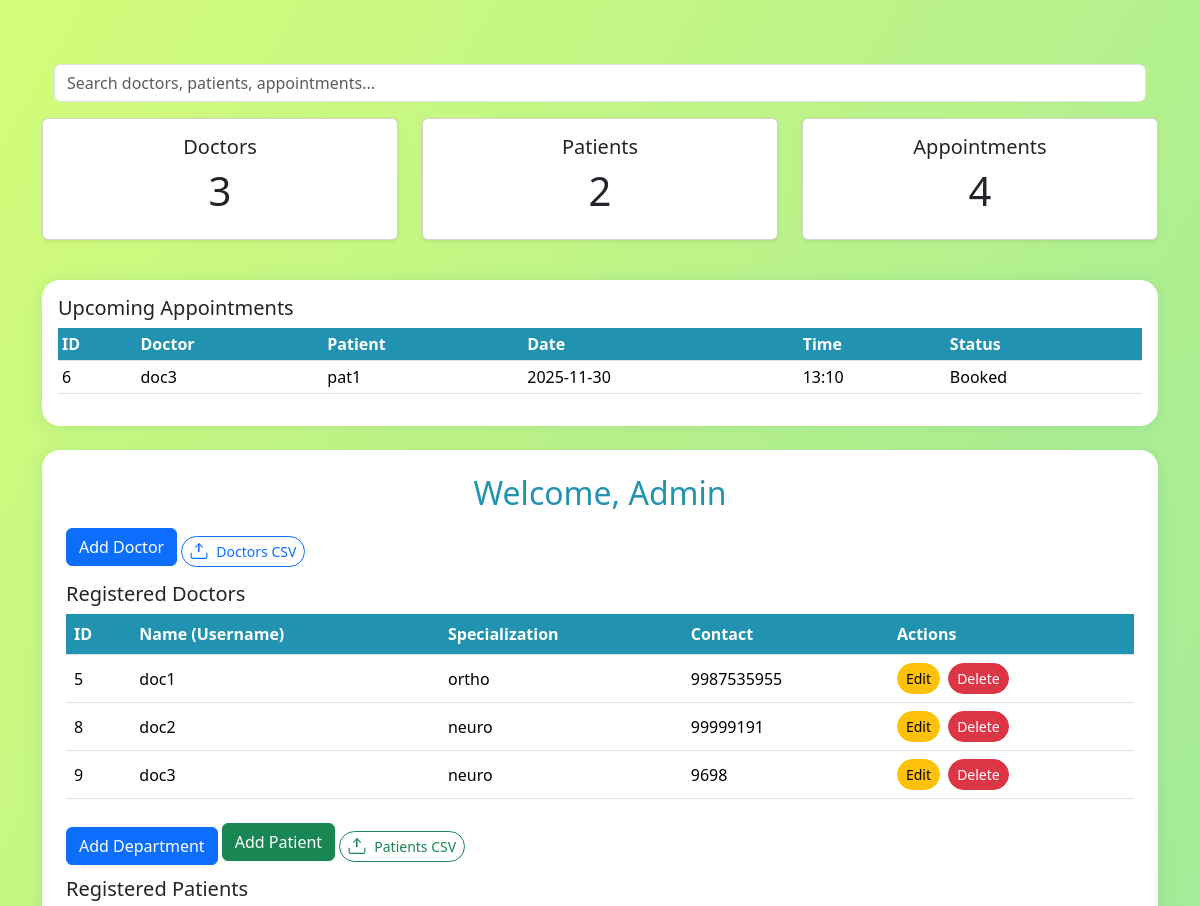
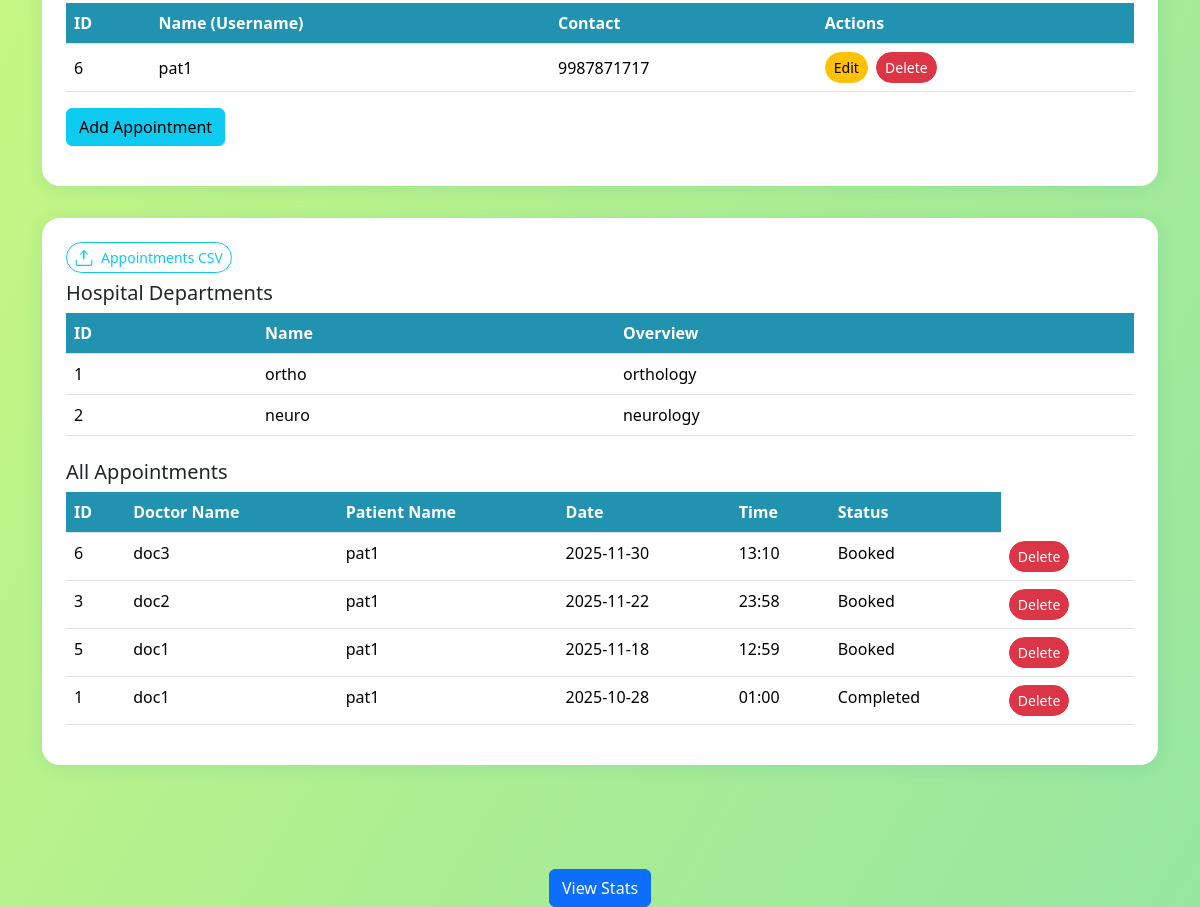
/admin, run on an earlier commit of the app's database (2 pictures, top to bottom).
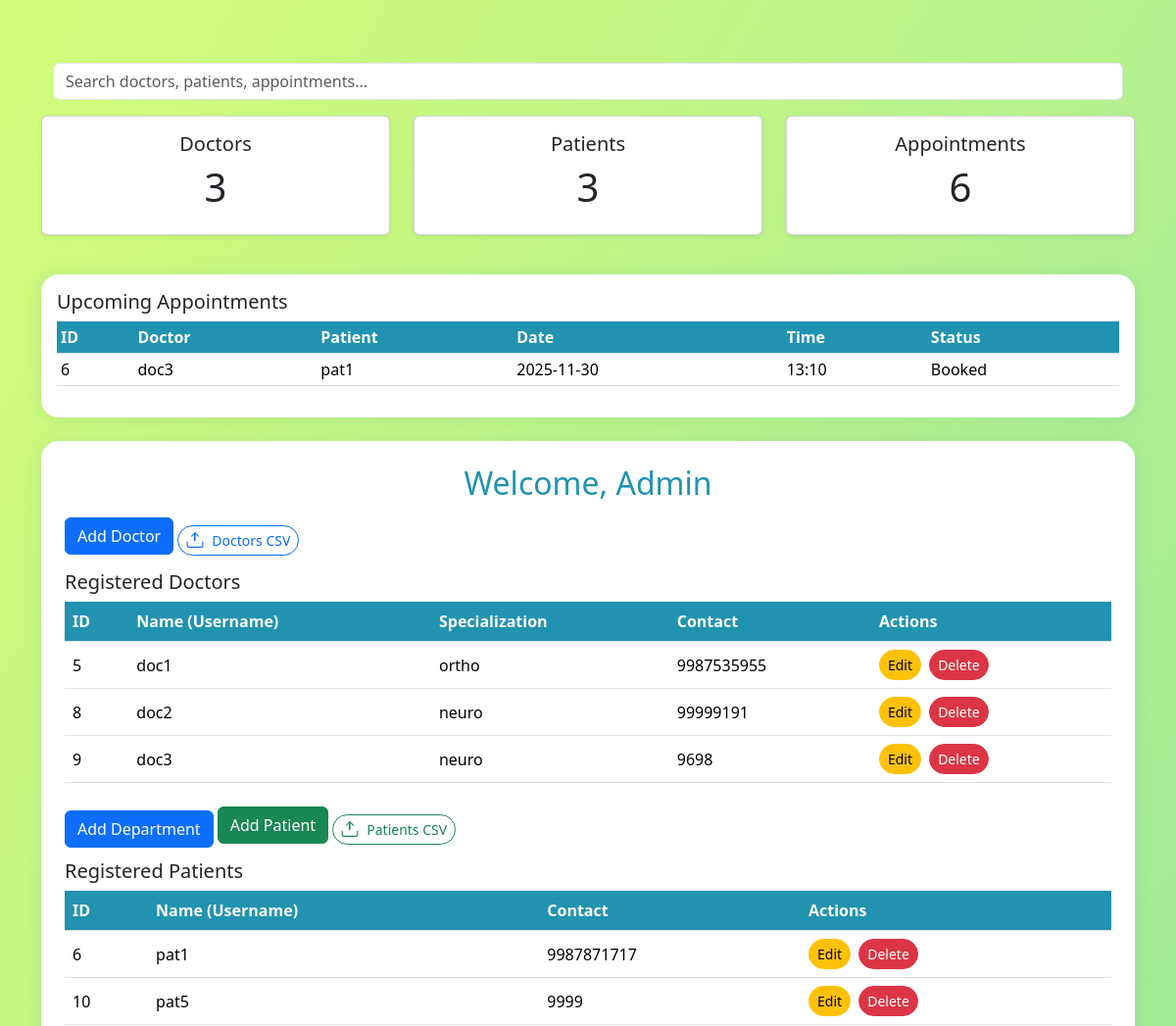
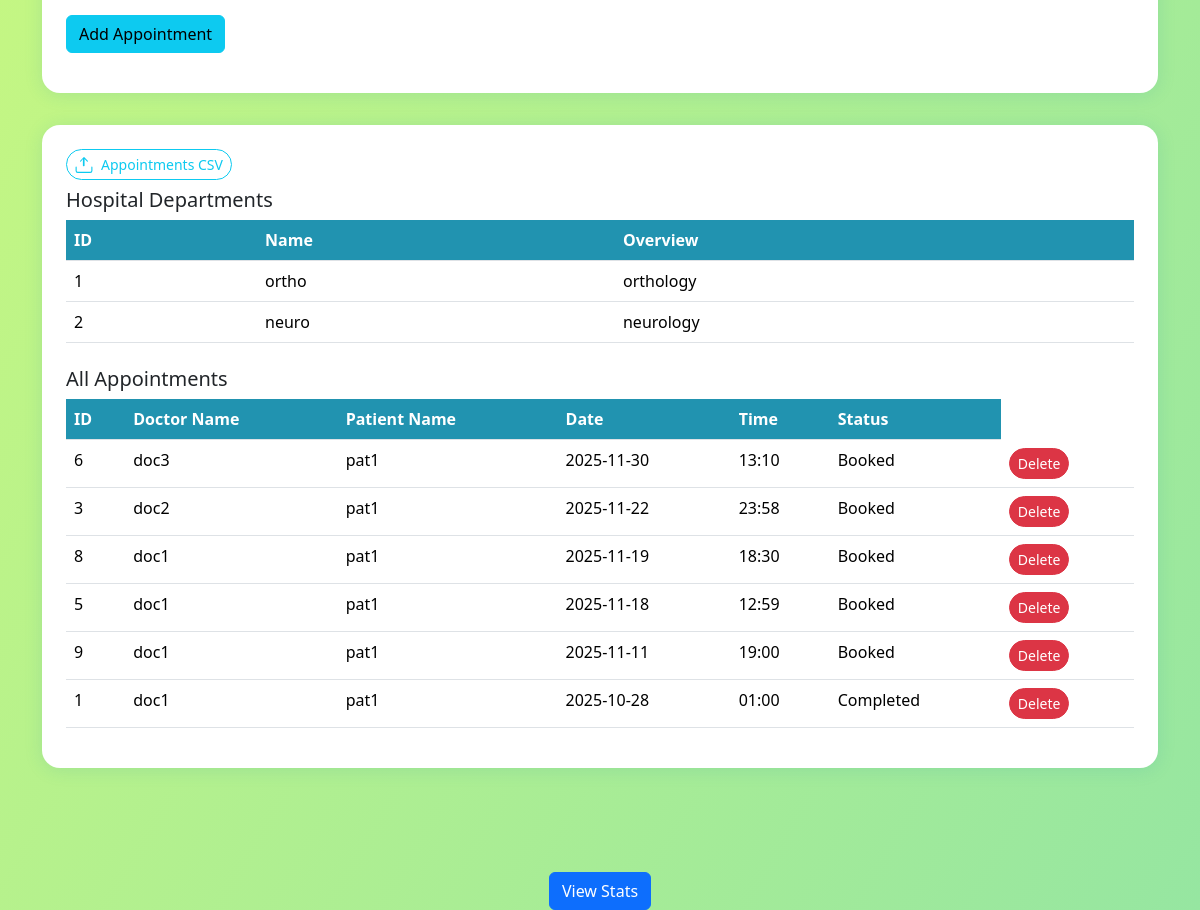
And on a later commit of the database (2 pictures, top to bottom).
### tables this page shows
CREATE TABLE appointments (
    id INTEGER PRIMARY KEY AUTOINCREMENT,
    doctor_id INTEGER NOT NULL,
    patient_id INTEGER NOT NULL,
    date TEXT NOT NULL,
    time TEXT NOT NULL,
    status TEXT NOT NULL CHECK(status IN ('Booked', 'Completed', 'Cancelled')),
    diagnosis TEXT,
    prescription TEXT,
    notes TEXT,
    FOREIGN KEY (doctor_id) REFERENCES users(id),
    FOREIGN KEY (patient_id) REFERENCES users(id)
);

CREATE TABLE users (
    id INTEGER PRIMARY KEY AUTOINCREMENT,
    username TEXT UNIQUE NOT NULL,
    password TEXT NOT NULL,
    role TEXT NOT NULL CHECK(role IN ('admin', 'doctor', 'patient'))
);

CREATE TABLE doctors (
    id INTEGER PRIMARY KEY,  -- links to users.id
    name TEXT NOT NULL,
    specialization TEXT NOT NULL, -- should match departments.name
    contact TEXT
, photo text);

CREATE TABLE patients (
    id INTEGER PRIMARY KEY,  -- links to users.id
    name TEXT NOT NULL,
    contact TEXT
, age INTEGER, pfp TEXT);

CREATE TABLE departments (
    id INTEGER PRIMARY KEY AUTOINCREMENT,
    name TEXT UNIQUE NOT NULL,
    overview TEXT
);

### app.py (the view, shortened to what this page needs)
@app.route('/admin')
def admin_dashboard():
    db = get_db()
    doctor_count = db.execute('SELECT COUNT(*) FROM users WHERE role="doctor"').fetchone()[0]
    patient_count = db.execute('SELECT COUNT(*) FROM users WHERE role="patient"').fetchone()[0]
    appt_count = db.execute('SELECT COUNT(*) FROM appointments').fetchone()[0]
    departments = db.execute('SELECT id, name, overview FROM departments').fetchall()
    doctors = db.execute(
    'SELECT u.id, u.username, d.specialization, d.contact FROM users u '
    'JOIN doctors d ON u.id = d.id WHERE u.role="doctor"').fetchall()
    print(doctors)  # <--- Add this
    upcoming_appointments = db.execute(
    '''
    SELECT a.id, d.username AS doctor_name, p.username AS patient_name, a.date, a.time, a.status
    FROM appointments a
    JOIN users d ON a.doctor_id = d.id
    JOIN users p ON a.patient_id = p.id
    WHERE a.date >= ?
    ORDER BY a.date ASC, a.time ASC
    LIMIT 3
    ''',
    (date.today().isoformat(),)
).fetchall()
    patients = db.execute(
        'SELECT u.id, u.username, p.contact FROM users u '
        'JOIN patients p ON u.id = p.id WHERE u.role="patient"'
    ).fetchall()
    appointments = db.execute(
    '''
    SELECT a.id, d.username AS doctor_name, p.username AS patient_name, a.date, a.time, a.status
    FROM appointments a
    JOIN users d ON a.doctor_id = d.id
    JOIN users p ON a.patient_id = p.id
    ORDER BY a.date DESC, a.time DESC
    '''
).fetchall()
    departments = db.execute('SELECT id, name, overview FROM departments').fetchall()
    return render_template('admin_dashboard.html',
                      doctors=doctors,
                      patients=patients,
                      doctor_count=doctor_count,
                      patient_count=patient_count,
                      appt_count=appt_count,
                      appointments=appointments,
                      upcoming_appointments=upcoming_appointments,departments=departments)

### app.py (called while the page is built)
def get_db():
    db = getattr(g, '_database', None)
    if db is None:
        db = g._database = sqlite3.connect(DATABASE)
    return db

@app.teardown_appcontext
def close_connection(exception):
    db = getattr(g, '_database', None)
    if db is not None:
        db.close()

### templates/admin_dashboard.html (shortened to what the changed rows need)
<!doctype html>
<html lang="en">
<head>
    <link href="https://cdn.jsdelivr.net/npm/bootstrap@5.3.2/dist/css/bootstrap.min.css" rel="stylesheet">
</head>
<body>
    <div class="container py-5">
        <div class="row mb-4">
            <div class="col-md-4">
                <div class="card shadow-sm rounded mb-3">
                    <div class="card-body text-center">
                        <h1>{{ doctor_count }}</h1>
                    </div>
                </div>
            </div>
            <div class="col-md-4">
                <div class="card shadow-sm rounded mb-3">
                    <div class="card-body text-center">
                        <h5 class="card-title">Patients</h5>
                        <h1>{{ patient_count }}</h1>
                    </div>
                </div>
            </div>
            <div class="col-md-4">
                <div class="card shadow-sm rounded mb-3">
                    <div class="card-body text-center">
                        <h5 class="card-title">Appointments</h5>
                        <h1>{{ appt_count }}</h1>
                    </div>
                </div>
            </div>
        </div>
        <div class="dashboard-card p-3 bg-white mb-4">
  <table class="table table-sm table-hover">
    <thead>
      <tr>
        <th>ID</th>
        <th>Doctor</th>
        <th>Patient</th>
        <th>Date</th>
        <th>Time</th>
        <th>Status</th>
      </tr>
    </thead>
    <tbody>
      {% for appt in upcoming_appointments %}
      <tr>
        <td>{{ appt[0] }}</td>
        <td>{{ appt[1] }}</td>
        <td>{{ appt[2] }}</td>
        <td>{{ appt[3] }}</td>
        <td>{{ appt[4] }}</td>
        <td>{{ appt[5] }}</td>
      </tr>
      {% else %}
      <tr>
        <td colspan="6" class="text-center">No upcoming appointments</td>
      </tr>
      {% endfor %}
    </tbody>
  </table>
</div>
        <div class="dashboard-card p-4 bg-white">
            <h2 class="text-center">Welcome, Admin</h2>
            <table class="table doctor-table table-hover align-middle mb-4">
    <thead>
        <tr>
            <th>ID</th>
            <th>Name (Username)</th>
            <th>Specialization</th>
            <th>Contact</th>
            <th>Actions</th>
        </tr>
    </thead>
    <tbody>
        {% for doc in doctors %}
        <tr>
            <td>{{ doc[0] }}</td>
            <td>{{ doc[1] }}</td>
            <td>{{ doc[2] }}</td>
            <td>{{ doc[3] }}</td>
            <td>
              <button class="btn btn-sm btn-warning me-1" data-bs-toggle="modal" data-bs-target="#editDoctorModal{{doc[0]}}">Edit</button>
              <form method="POST" action="{{ url_for('delete_doctor', doctor_id=doc[0]) }}" style="display:inline;">
                <button type="submit" class="btn btn-sm btn-danger" onclick="return confirm('Delete this doctor?')">Delete</button>
              </form>
            </td>
        </tr>
        {% endfor %}
    </tbody>
</table>
            <table class="table patient-table table-hover align-middle">
    <thead>
        <tr>
            <th>ID</th>
            <th>Name (Username)</th>
            <th>Contact</th>
            <th>Actions</th>
        </tr>
    </thead>
    <tbody>
        {% for pat in patients %}
        <tr>
            <td>{{ pat[0] }}</td>
            <td>{{ pat[1] }}</td>
            <td>{{ pat[2] }}</td>
            <td>
              <button class="btn btn-sm btn-warning me-1" data-bs-toggle="modal" data-bs-target="#editPatientModal{{pat[0]}}">Edit</button>
              <form method="POST" action="{{ url_for('delete_patient', patient_id=pat[0]) }}" style="display:inline;">
                <button type="submit" class="btn btn-sm btn-danger" onclick="return confirm('Delete this patient?')">Delete</button>
              </form>
            </td>
        </tr>
        {% endfor %}
    </tbody>
</table>
        </div>
        <div class="dashboard-card p-4 bg-white">
<table class="table table-hover align-middle mb-4">
  <thead>
    <tr>
      <th>ID</th>
      <th>Name</th>
      <th>Overview</th>
    </tr>
  </thead>
  <tbody>
    {% for dept in departments %}
<tr>
  <td>{{ dept[0] }}</td>
  <td>{{ dept[1] }}</td>
  <td>{{ dept[2] }}</td>
</tr>
{% endfor %}
  </tbody>
</table>
           <table class="table appointment-table table-hover">
  <thead>
    <tr>
      <th>ID</th>
      <th>Doctor Name</th>
      <th>Patient Name</th>
      <th>Date</th>
      <th>Time</th>
      <th>Status</th>
    </tr>
  </thead>
  <tbody>
    {% for appt in appointments %}
<tr>
  <td>{{ appt[0] }}</td>
  <td>{{ appt[1] }}</td>
  <td>{{ appt[2] }}</td>
  <td>{{ appt[3] }}</td>
  <td>{{ appt[4] }}</td>
  <td>{{ appt[5] }}</td>
  <td>
    <form method="POST" action="{{ url_for('delete_appointment', appt_id=appt[0]) }}" style="display:inline;">
      <button type="submit" class="btn btn-sm btn-danger"
        onclick="return confirm('Are you sure you want to delete this appointment?')">Delete</button>
    </form>
  </td>
</tr>
{% endfor %}
  </tbody>
</table>
        </div>
    </div>
</body>
</html>

What changed in the data, as far as the page shows it:
added users: id "10", username "pat5", contact "9999", shown under "Registered Patients"
added appointments: id "8", username "doc1", username "pat1", date "2025-11-19", time "18:30", status "Booked", shown under "All Appointments"
added appointments: id "9", username "doc1", username "pat1", date "2025-11-11", time "19:00", status "Booked", shown under "All Appointments"
Also different on the page:
{{ patient_count }}: "2" → "3"
{{ appt_count }}: "4" → "6"
